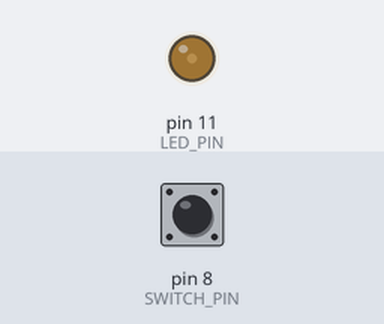
A sketch run on a simulated Arduino Uno, built with avr-gcc and run on an emulated ATmega328P. On the bench: output pins drawn as LEDs (lit = HIGH). The inputs (shaded band) are chosen by the test bench; at power-on: pin 8 (SWITCH_PIN) HIGH.

Above: at 1.2 s.
1.3 s: pin 8 (SWITCH_PIN) pulled LOW for 0.15 s
At 2.6 s:
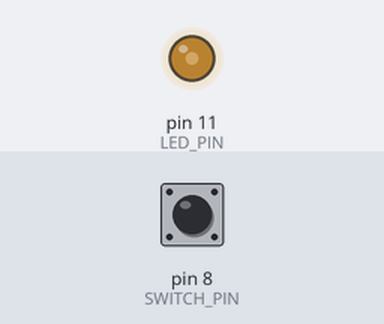
2.9 s: pin 8 (SWITCH_PIN) pulled LOW for 1 s
At 5.1 s:
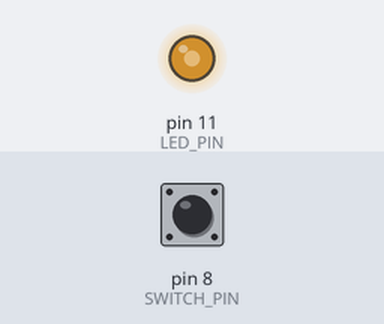
5.4 s: pin 8 (SWITCH_PIN) pulled LOW for 0.15 s
At 5.8 s:
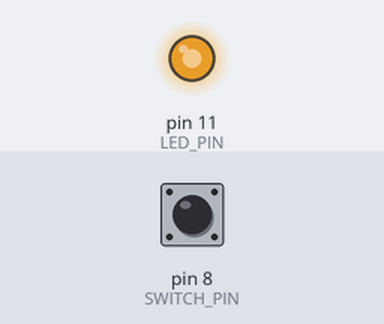
7.0 s: pin 8 (SWITCH_PIN) pulsed LOW 5 times (0.12 s each, 0.3 s apart)
At 7.57 s:
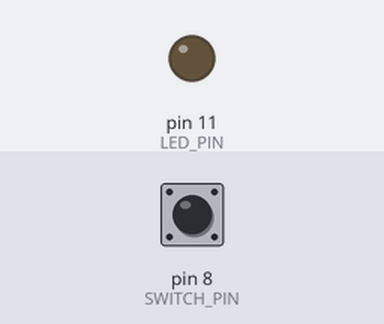
10.0 s: pin 8 (SWITCH_PIN) pulled LOW for 3.2 s
At 14.6 s:
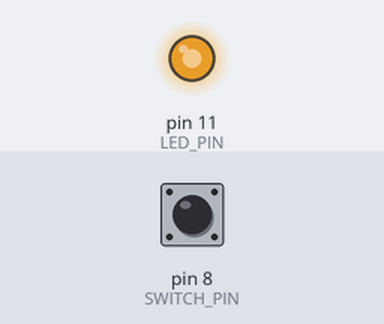
Timing chart, 0 to 15.7 s (numbered marks = the images above; inputs shaded):
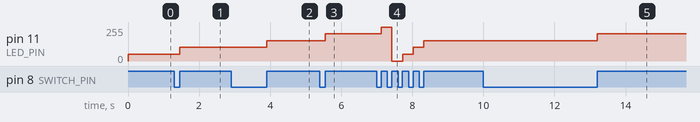

The sketch:

2.ino
```cpp
// Arduino Uno R3
const int SWITCH_PIN = 8;
const int LED_PIN = 11;

bool currButtonState = LOW;
bool lastButtonState = LOW;
unsigned short int ledLevel = 0;

void setup()
{
    pinMode(SWITCH_PIN, INPUT);
    pinMode(LED_PIN, OUTPUT);
}

bool debounce()
{
    bool curr = digitalRead(SWITCH_PIN);

    if (lastButtonState != curr)
    {
        delay(5);
        curr = digitalRead(SWITCH_PIN);
    }

    return curr;
}

void loop()
{
    currButtonState = debounce();

    if (lastButtonState == LOW && currButtonState == HIGH)
    {
        ledLevel = (ledLevel + 51);
        if (ledLevel > 255)
            ledLevel = 0;

        analogWrite(LED_PIN, ledLevel);
    }

    lastButtonState = currButtonState;
}
```

Measured:
- after the input at 1.3 s, pin 11 (LED_PIN): 51/255 → 102/255 after 0.16 s
- after the input at 2.9 s, pin 11 (LED_PIN): 102/255 → 153/255 after 1.0 s
- after the input at 5.4 s, pin 11 (LED_PIN): 153/255 → 204/255 after 0.16 s
- after the input at 7.0 s, pin 11 (LED_PIN): 204/255 → 255/255 after 0.13 s, → 0/255 0.30 s later, → 51/255 0.30 s later, → 102/255 0.30 s later, … (5 changes in this stretch)
- after the input at 10.0 s, pin 11 (LED_PIN): 153/255 → 204/255 after 3.2 s
